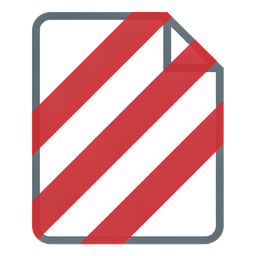
#> input picture assets/app_256.png, 256 x 256 px
$ python -i media.py   (imports and definitions only)
#> lines starting #> are read from the running program, lines starting #| are printed output that depends on the picture
"""文件类型识别、页面尺寸读取、输出路径规划。

「绝不覆盖原文件」是硬要求：输出路径一律加后缀，若同名已存在则自动加序号。
"""

from __future__ import annotations

import os
from typing import Optional, Tuple

import pymupdf as fitz
from PIL import Image, ImageOps

from .spec import DEFAULT_SUFFIX

#: 支持的图片扩展名
IMAGE_EXTS = frozenset({".png", ".jpg", ".jpeg", ".bmp", ".webp", ".tif", ".tiff", ".gif"})
#: 支持的文档扩展名
PDF_EXTS = frozenset({".pdf"})
SUPPORTED_EXTS = IMAGE_EXTS | PDF_EXTS

KIND_IMAGE = "image"
KIND_PDF = "pdf"


# ---------------------------------------------------------------------------
# 类型识别
# ---------------------------------------------------------------------------

def ext_of(path: str) -> str:
    """返回小写扩展名（含点）。"""
    return os.path.splitext(str(path))[1].lower()


def kind_of(path: str) -> Optional[str]:
    """返回 'image' / 'pdf' / None。"""
    ext = ext_of(path)
    if ext in IMAGE_EXTS:
        return KIND_IMAGE
    if ext in PDF_EXTS:
        return KIND_PDF
    return None


def is_supported(path: str) -> bool:
    """是否为支持的文件类型。"""
    return kind_of(path) is not None


# ---------------------------------------------------------------------------
# 文档封装
# ---------------------------------------------------------------------------

#: 输出编码器支持接收 ``dpi`` 参数的格式。BMP / GIF 没有分辨率容器，显式不传，
#: 否则 Pillow 会抛 ``ValueError: unknown file extension`` 之外的参数错误。
DPI_SAVE_EXTS = frozenset({".png", ".jpg", ".jpeg", ".webp", ".tif", ".tiff"})
#: 输出编码器支持内嵌 ICC 色彩配置文件的格式（同 ``ui.output.ICC_SAVE_EXTS`` 的真源）。
ICC_SAVE_EXTS = frozenset({".png", ".jpg", ".jpeg", ".webp", ".tif", ".tiff"})
#: 源图的哪些色彩模式可以**原样**把 ICC 带到 RGB 输出上。CMYK / YCbCr 的 ICC 描述
#: 的是四通道色彩空间，把它的 profile 塞进已被转成 RGB 的图里是**错误标注**，
#: 宁可不写也不能写错。
ICC_SAFE_MODES = frozenset({"RGB", "RGBA", "L", "LA", "P"})


def _read_dpi(raw: object) -> Optional[Tuple[int, int]]:
    """把 ``info["dpi"]`` 规范化成 ``(x, y)`` 整数对，不可用返回 ``None``。

    Pillow 给的是浮点（JPEG 的 JFIF 密度、PNG 的 pHYs 都可能是 ``(300.0, 300.0)``
    之类）。**必须**过滤两类值：非正数（``(0, 0)``）与荒谬小值（``(1, 1)``）——
    后者写进输出会让打印尺寸夸张到几十米，比不写更糟。下界取 8 dpi：正常素材的
    密度都在 72 以上，低于这个数的不是真实分辨率。
    """
    if not isinstance(raw, (tuple, list)) or len(raw) != 2:
        return None
    try:
        x, y = int(round(float(raw[0]))), int(round(float(raw[1])))
    except (TypeError, ValueError):
        return None
    if min(x, y) < 8 or max(x, y) > 100_000:
        return None
    return (x, y)


def _read_icc(raw: object) -> Optional[bytes]:
    """把 ``info["icc_profile"]`` 规范化成 ``bytes``，为空 / 类型不对返回 ``None``。"""
    if isinstance(raw, bytes) and raw:
        return raw
    if isinstance(raw, (bytearray, memoryview)) and len(raw):
        return bytes(raw)
    return None


class PasswordRequiredError(ValueError):
    """PDF 设有**打开口令**（用户口令），读不到任何页面内容。

    故意继承 :class:`ValueError` 而不是 :class:`Exception`：既有的调用方
    （``ui/app.py`` 的 ``_abort_open``、``ui/batch.py`` 的失败记录）都按
    ``except Exception`` 兜住，继承 ``ValueError`` 还能让将来「按 ValueError
    收窄」的写法不漏掉它。

    为什么单独开一个类型：这类文件**能打开**（``fitz.open`` 不报错、``page_count``
    甚至返回正常页数），要到取页面尺寸 / 栅格化时才炸，pymupdf 给的是
    ``document closed or encrypted`` —— 用户看到这句只会以为文件坏了，不知道是
    要输密码。单独的类型让调用方能给出**可行动**的提示。
    """


class Document:
    """一个待处理的文件（图片或 PDF）。

    图片的「页面坐标系」= 像素；PDF 的「页面坐标系」= 点（pt）。

    除像素外还保留三类**应带回输出文件**的元数据（PDF / 缺失时为 ``None``）：

        * ``exif_bytes``  —— 转正后的 EXIF；
        * ``dpi``         —— 源图分辨率（打印尺寸靠它，丢了会让 300dpi 的扫描件
                             输出后变成 72dpi，打印尺寸放大 4 倍）；
        * ``icc_profile`` —— 源图 ICC 色彩配置（丢了会偏色）。

    三者都只在**头部解析阶段**读取（``Image.open`` 后 ``info`` 字典已有，不会
    解码整张图），因此不影响「打开大图不额外驻留像素」的性能约束。
    """

    def __init__(self, path: str, read_path: Optional[str] = None) -> None:
        """只做**打开 + 读头部元数据**，不解码像素（大图靠惰性打开才不爆内存）。

        ``read_path`` 是实际读取路径（加密文件解密后指向临时明文）；输出命名
        仍用 ``path``。带口令的 PDF 在这里就抛 :class:`PasswordRequiredError`。
        """
#> called with path = '../assets/app_256.png'
        self.path = str(path)
        #: 实际读取路径。加密文件解密后指向临时明文；默认与 ``path`` 相同。
        #: **输出命名一律用 ``path``**（原文件旁出图），只有"读"走 ``read_path``。
        self.read_path = str(read_path) if read_path else self.path
        self.kind = kind_of(self.path)
        if self.kind is None:
            raise ValueError(f"不支持的文件类型：{self.path}")
        self._image: Optional[Image.Image] = None
        self._image_size: Tuple[int, int] = (0, 0)
        self._pdf: Optional[fitz.Document] = None
        # 输出侧可直接写回的、与已转正像素一致的 EXIF；PDF/无 EXIF 图片为 None。
        self.exif_bytes: Optional[bytes] = None
        #: 源图分辨率 ``(x, y)``；无分辨率信息 / PDF 为 None
        self.dpi: Optional[Tuple[int, int]] = None
        #: 源图 ICC 色彩配置；PDF / 无 ICC / 色彩空间不可直传时为 None
        self.icc_profile: Optional[bytes] = None
        if self.kind == KIND_IMAGE:
            source_image = Image.open(self.read_path)
#> source_image is the input picture: PIL image 256x256 RGBA; mean R, G, B, A 145.2, 104.9, 107.3, 166.5
            try:
                # 只读头部元数据不会解码整张图片。绝大多数图片没有方向标签，或
                # Orientation=1（已正向）；这些常态路径必须保留 Image.open 的惰性，
                # 否则仅打开一张 20MP 图片就会额外驻留约一份全尺寸像素缓冲。
                #
                # Pillow 的 exif_transpose() 总会返回副本，而且多帧图的副本只含当前
                # 帧；所以须先记录原始帧数，并且仅在方向 2–8 真需要转正时才解码、
                # 复制。Orientation 缺失 / 0 / 1 均不解码：只记录尺寸并关闭文件，
                # 等 page_image() 真正需要像素时再短暂打开。
                self.frame_count = int(getattr(source_image, "n_frames", 1) or 1)
#> self.frame_count = 1
                source_image.seek(0)
                self.dpi = _read_dpi(source_image.info.get("dpi"))
                self.icc_profile = (_read_icc(source_image.info.get("icc_profile"))
                                    if source_image.mode in ICC_SAFE_MODES else None)
                # 不调用 source_image.getexif()：Pillow 的 PNG 实现会为此 load() 整张
                # 图片。JPEG / PNG / WebP 在 open 阶段已把原始 EXIF 块放进 info，直接
                # 解析这段小字节串即可读取 Orientation，而无需创建像素缓冲。
                raw_exif = source_image.info.get("exif")
                source_exif: Optional[Image.Exif] = None
                if isinstance(raw_exif, bytes) and raw_exif:
                    source_exif = Image.Exif()
                    source_exif.load(raw_exif)
                orientation = source_exif.get(274) if source_exif is not None else None
                if orientation in range(2, 9):
                    source_image.load()
                    normalized_image = ImageOps.exif_transpose(source_image)
                    normalized_exif = normalized_image.getexif()
                else:
                    normalized_image = source_image
                    normalized_exif = source_exif
            except Exception:
                source_image.close()
                raise
            self.page_count = 1
            # ``tobytes()`` 必须在 try 里：畸形 EXIF 会让它抛异常，而那时
            # ``source_image`` 还没关闭 —— Windows 下句柄会一直锁住源文件，
            # 后续删除 / 覆盖全部失败（表现为 WinError 32 且无日志）。
            try:
                self.exif_bytes = (normalized_exif.tobytes()
                                   if normalized_exif is not None and len(normalized_exif)
                                   else None)
            except Exception:
                try:
                    source_image.close()
                finally:
                    if normalized_image is not source_image:
                        normalized_image.close()
                raise
            self._image_size = tuple(normalized_image.size)
#> self._image_size = (256, 256)
            if normalized_image is source_image:
                # 常态路径不保留打开的磁盘句柄（Windows 下会锁源文件）。取像素时
                # page_image() 再短暂打开并在返回前完整解码，尺寸查询仍保持零解码。
                source_image.close()
            else:
                source_image.close()
                self._image = normalized_image
        else:
            self._pdf = fitz.open(self.read_path)
            self._reject_if_password_protected()
            self.page_count = self._pdf.page_count
            self.frame_count = 1

    # [44 lines left out: functions _reject_if_password_protected, page_size, not called in this run]

    def page_image(self, index: int = 0, dpi: int = 150) -> Image.Image:
        """返回该页的位图（RGB）。图片返回原图，PDF 按 dpi 栅格化。"""
#> called with index = 0, dpi = 150
        if self.kind == KIND_IMAGE:
            if self._image is not None:
                return self._image.convert("RGB")
            # 无需 EXIF 转正的常态路径只在真正取像素时解码；上下文退出前 convert()
            # 已生成独立图像，因此磁盘句柄不会随返回值泄漏到调用方。
            with Image.open(self.read_path) as source_image:
                source_image.seek(0)
                return source_image.convert("RGB")
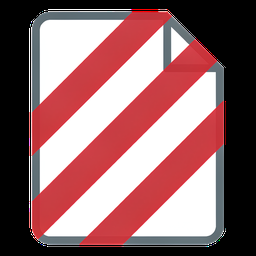
#> returned value: PIL image 256x256 RGB; mean R, G, B 145.2, 104.9, 107.3
        if self._pdf is None:
            raise ValueError("PDF 文档未打开（或已关闭）")
        page = self._pdf[index]
        pixmap = page.get_pixmap(dpi=dpi)
        if pixmap.alpha:
            return Image.frombytes("RGBA", (pixmap.width, pixmap.height), pixmap.samples).convert("RGB")
        if pixmap.n == 4:
            return Image.frombytes("RGBA", (pixmap.width, pixmap.height), pixmap.samples).convert("RGB")
        return Image.frombytes("RGB", (pixmap.width, pixmap.height), pixmap.samples)

    # [37 lines left out: functions close, unique_path, plan_output, not called in this run]


__all__ = [
    "IMAGE_EXTS",
    "PDF_EXTS",
    "SUPPORTED_EXTS",
    "KIND_IMAGE",
    "KIND_PDF",
    "DPI_SAVE_EXTS",
    "ICC_SAVE_EXTS",
    "ICC_SAFE_MODES",
    "ext_of",
    "kind_of",
    "is_supported",
    "PasswordRequiredError",
    "Document",
    "unique_path",
    "plan_output",
]

>>> result = Document('../assets/app_256.png').page_image()
